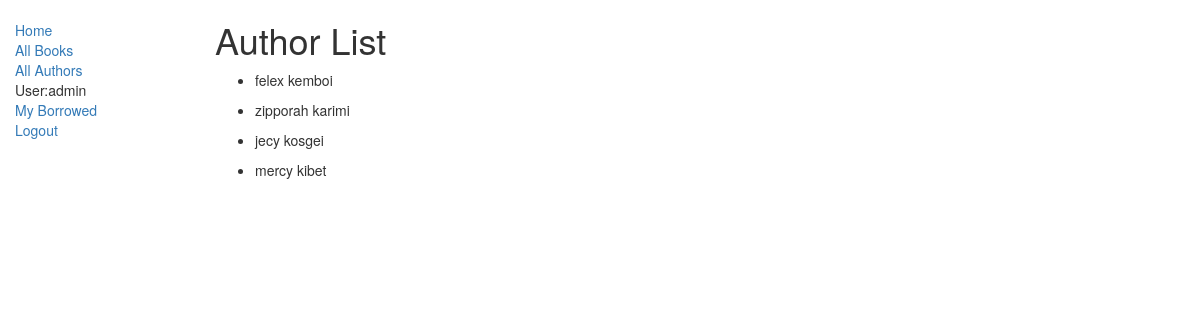
The app's page /catalog/authors/ (signed in) with its own data.
### catalog/models.py (models this page shows, shortened)
class Author(models.Model):
	first_name = models.CharField(max_length=100)
	last_name = models.CharField(max_length=100)
	date_of_birth = models.DateField(null =True,blank = True)
	date_of_death = models.DateField('Died' ,null = True,blank = True)
	class meta:
		ordering = [ "first_name"  "last_name" ]
	def __str__(self):
		return '{0} ' ' {1}'.format(self.first_name,self.last_name)

### catalog/views.py (the view)
# urls.py: path('authors/', views.AuthorListView.as_view(), name='authors'),
class AuthorListView(generic.ListView):
    model = Author
    template_name = 'author_list.html'
    paginate_by = 10

### catalog/templates/catalog/author_list.html
{% extends 'base.html' %}
{% block content %}
    <h1>Author List</h1>
    {% if author_list %}
     <ul>
      {% for author in author_list %}
      <li>
        <p>{{ author }}</p>
      </li>
      {% endfor %}
     </ul>
    {% else %}
      <p>There are no Authors yet.</p>
    {% endif %}
{% endblock %}

### catalog/templates/base.html (shortened to what this page needs)
<!DOCTYPE html>
<html lang="en">
<head>
  <link rel="stylesheet" href="https://maxcdn.bootstrapcdn.com/bootstrap/3.3.7/css/bootstrap.min.css">
   {% load static %}
   <link rel="stylesheet" type="text/css" href="{% static 'css/styles.css'%}">
</head>
<body>
<div class="container-fluid">
	<div class="row">
		<div class="col-sm-2">
		 {% block sidebar %}
		 <ul class="sidebar-nav">
		 	<li><a href="{% url 'index'   %}">Home</a></li>
		 	<li><a href="{% url 'books'   %}">All Books</a></li>
		 	<li><a href="{% url 'authors' %}">All Authors</a></li>
		 	{% if user.is_authenticated %}
		    <li>User:{{ user.get_username }}</li>
		    <li><a href="{% url 'my-borrowed' %}">My Borrowed</a></li>
		    <li><a href="{% url 'logout' %}?next={{ request.path }}">Logout</a></li>
		    {% else %}
		    <li><a href="{% url 'login' %}?next={{ request.path }}">Login</a></li>
		    {% endif %}
		    {% endblock %}
		 </ul>
		</div>
		<div class="col-sm-10">
		{% block content%}
		{% endblock %}
	   </div>
	 </div>
	</div>
</body>
</html>

### catalog/static/css/styles.css (style rules this page uses)
.sidebar-nav { margin-top: 20px; padding:0; list-style: none; }

### records on screen
Author: first_name+last_name "felex kemboi"
Author: first_name+last_name "zipporah karimi"
Author: first_name+last_name "jecy kosgei"
Author: first_name+last_name "mercy kibet"

### other values on screen
{{ user.get_username }} "admin"
